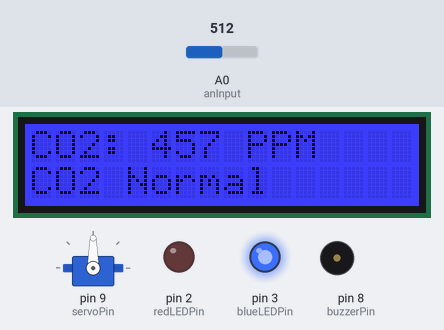
This sketch was run on a simulated Arduino Uno, built with avr-gcc and run on an emulated ATmega328P. On the bench: 16×2 character LCD, servo, output pins drawn as LEDs (lit = HIGH), buzzer (waves = sounding, pin HIGH). Inputs (shaded band) come from the test bench; at power-on: A0 (anInput) = 512. What the sketch prints to the serial monitor is not drawn.

Above: at 6.7 s.
6.8 s: A0 (anInput) set to 716
At 8.6 s:
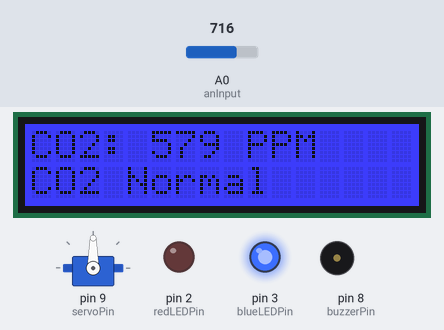
9.6 s: A0 (anInput) set to 900
At 11.3 s:
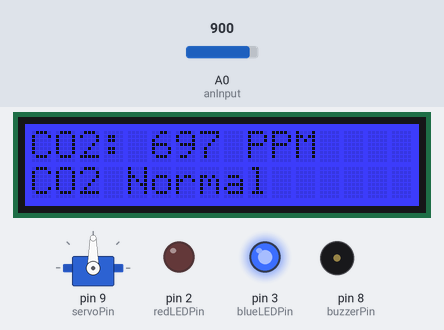
12.6 s: A0 (anInput) set to 1010
At 15.5 s:
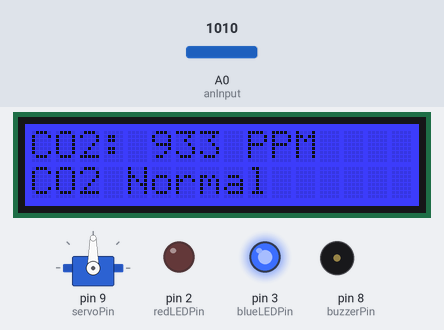
Timing chart, 0 to 17.0 s (numbered marks = the images above; inputs shaded):
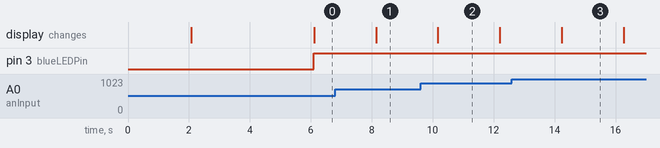

Measured:
- after the input at 6.8 s, the display: changes after 1.3 s (image 1)
- after the input at 9.6 s, the display: changes after 0.57 s (image 2)
- after the input at 12.6 s, the display: changes after 1.6 s (image 3)
- what the display in image 2 shows lasts 2.0 s, from 10.2 s to 12.2 s

The sketch:

chem_arduino_mega.ino
```cpp
#include <Wire.h>
#include "rgb_lcd.h"
#include <Servo.h>  // Include Servo library

// Pin definitions
#define anInput A0      // MQ135 sensor analog pin
#define buzzerPin 8     // Buzzer connected to pin 8
#define redLEDPin 2     // Red LED connected to pin 2
#define blueLEDPin 3    // Blue LED connected to pin 3
#define servoPin 9      // Servo connected to pin 9
#define co2Zero 55      // Calibration value for CO2 (example)
#define threshold 1000  // CO2 threshold to trigger buzzer and servo

rgb_lcd lcd;  // LCD object
Servo myServo;  // Servo object

// Timing variables
unsigned long previousMillis = 0;
const long interval = 1000;  // Interval to check CO2 level

void setup() {
  pinMode(anInput, INPUT);
  pinMode(buzzerPin, OUTPUT);  // Buzzer pin as output
  pinMode(redLEDPin, OUTPUT);  // Red LED pin
  pinMode(blueLEDPin, OUTPUT); // Blue LED pin

  Serial.begin(9600);

  lcd.begin(16, 2);        // Initialize the LCD (16x2)
  lcd.setRGB(0, 0, 255);   // Set background color to blue
  lcd.print("CO2 Monitor");
  delay(2000);
  lcd.clear();

  myServo.attach(servoPin);  // Attach the servo to pin 9
  myServo.write(90);         // Initialize the servo to 90 degrees (normal position)
  delay(2000);               // Wait for 2 seconds
}

void loop() {
  // Get the current time
  unsigned long currentMillis = millis();

  if (currentMillis - previousMillis >= interval) {
    // Save the last time CO2 level was checked
    previousMillis = currentMillis;

    int co2now[10];
    int co2raw = 0;
    int co2ppm = 0;
    int co2Sum = 0;

    // Take 10 readings to average the CO2 level
    for (int x = 0; x < 10; x++) {
      co2now[x] = analogRead(anInput);
      delay(200);  // This delay can be removed if you're using millis-based timing
    }

    // Average the readings
    for (int x = 0; x < 10; x++) {
      co2Sum += co2now[x];
    }

    co2raw = co2Sum / 10;
    co2ppm = co2raw - co2Zero;

    // Print raw sensor value and calculated PPM to the Serial Monitor for debugging
    Serial.print("Raw CO2 sensor value: ");
    Serial.println(co2raw);
    Serial.print("CO2 PPM (after calibration): ");
    Serial.println(co2ppm);

    // Display CO2 reading on the LCD
    lcd.clear();
    lcd.setCursor(0, 0);  // First line
    lcd.print("CO2: ");
    lcd.print(co2ppm);
    lcd.print(" PPM");

    // If CO2 exceeds the threshold, turn on the buzzer, red LED and move the servo to 150 degrees
    if (co2ppm >= threshold) {
      digitalWrite(buzzerPin, HIGH);  // Turn on buzzer
      digitalWrite(redLEDPin, HIGH);  // Turn on red LED
      digitalWrite(blueLEDPin, LOW);  // Turn off blue LED
      myServo.write(150);             // Move the servo to 150 degrees
      lcd.setCursor(0, 1);
      lcd.print("CO2 High!");
      Serial.println("CO2 High! Servo at 150 degrees.");
    } else {
      digitalWrite(buzzerPin, LOW);   // Turn off buzzer
      digitalWrite(redLEDPin, LOW);   // Turn off red LED
      digitalWrite(blueLEDPin, HIGH); // Turn on blue LED
      myServo.write(90);              // Move the servo to 90 degrees (normal position)
      lcd.setCursor(0, 1);
      lcd.print("CO2 Normal");
      Serial.println("CO2 Normal. Servo at 90 degrees.");
    }
  }

  // Add other functions here if needed for real-time monitoring
}
```
